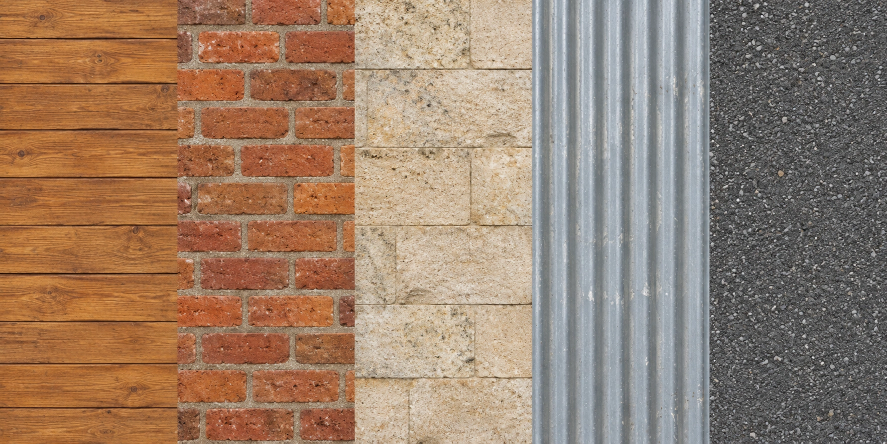
#> input picture tools/tower-assets/source-materials.webp, 1774 x 887 px (shown at 1/2 size)
$ python generate_materials.py
#> lines starting #> are read from the running program, lines starting #| are printed output that depends on the picture
"""Deterministic Tower Rush materials. Python builds assets; WebGL renders play."""
from pathlib import Path
from PIL import Image, ImageDraw, ImageFilter, ImageOps
import math
import random
import json

OUT = Path(__file__).resolve().parents[2] / "artifacts/3d-game/public/media/tower-rush/materials"
OUT.mkdir(parents=True, exist_ok=True)
SIZE = 256
rng = random.Random(777)
source = Path(__file__).with_name("source-materials.webp")
atlas = Image.open(source).convert("RGB") if source.exists() else None
#> atlas is the input picture: PIL image 1774x887 RGB; mean R, G, B 153.5, 127.7, 107.5
for kind in ("wood", "brick", "stone", "metal", "ground"):
    heights = []
    for y in range(SIZE):
        row = []
        for x in range(SIZE):
            grain = rng.gauss(0, 4)
            if kind == "wood":
                seam = y % 51
                wave = math.sin(x * .09 + math.sin(y * .035) * 4) * 6
                fine = math.sin(x * .65 + math.sin(y * .05) * 8) * 2
                v = 150 + wave + fine + grain if seam > 3 else 60 + seam * 14
            elif kind == "brick":
                seam = y % 43 < 4 or (x + (y // 43 % 2) * 43) % 86 < 4
                v = 78 + grain if seam else 157 + math.sin(x // 86 * 19 + y // 43 * 8) * 14 + grain * 1.8
            elif kind == "stone":
                seam = y % 64 < 2 or (x + (y // 64 % 2) * 64) % 128 < 2
                v = 90 if seam else 160 + math.sin(x * .045 + y * .028) * 9 + grain * 1.4
            elif kind == "metal":
                v = 146 + math.sin(x * math.pi / 16) * 22 + grain * .35
            else:
                v = 130 + grain * 3
            row.append(max(0, min(255, int(v))))
        heights.append(row)
    height = Image.new("L", (SIZE, SIZE))
    height.putdata([v for row in heights for v in row])
    albedo = Image.new("RGB", (SIZE, SIZE))
    albedo.putdata([(max(50, min(245, int(v * .55 + 130))),) * 3 for row in heights for v in row])
    if atlas:
        index = ("wood", "brick", "stone", "metal", "ground").index(kind)
        panel = atlas.crop((round(index * atlas.width / 5), 0, round((index + 1) * atlas.width / 5), atlas.height))
        albedo = ImageOps.fit(panel, (SIZE, SIZE), Image.Resampling.LANCZOS)
        # Derive detail from the same image so pores and seams stay aligned.
        height = ImageOps.grayscale(albedo)
    albedo.save(OUT / f"{kind}-color.webp", quality=88)
    smooth = height.filter(ImageFilter.GaussianBlur(.5))
    px = smooth.load()
    normal = Image.new("RGB", (SIZE, SIZE))
    normals = []
    for y in range(SIZE):
        for x in range(SIZE):
            dx = (px[(x + 1) % SIZE, y] - px[(x - 1) % SIZE, y]) / 95
            dy = (px[x, (y + 1) % SIZE] - px[x, (y - 1) % SIZE]) / 95
            length = math.sqrt(dx * dx + dy * dy + 1)
            normals.append((int(127.5 - dx / length * 127), int(127.5 + dy / length * 127), int(127.5 + 127 / length)))
    normal.putdata(normals)
    normal.save(OUT / f"{kind}-normal.png", optimize=True)
    roughness = height.point(lambda v: max(95, min(245, (190 if kind == "metal" else 225) - v // 6)))
    roughness.save(OUT / f"{kind}-roughness.webp", lossless=True)
#> this loop made 5 passes
#> pass 1, `albedo = ImageOps.fit(panel, (SIZE, SIZE), Image.Resampling.LANCZOS)`:
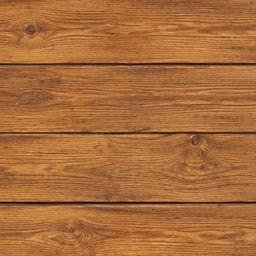
#> albedo: PIL image 256x256 RGB; mean R, G, B 169.3, 108.3, 59
#> after the loop:
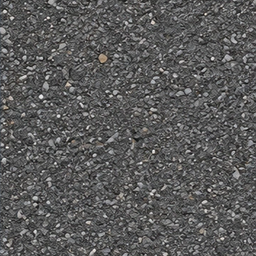
#> albedo: PIL image 256x256 RGB; mean R, G, B 90.4, 90, 89.7
#> after the loop:
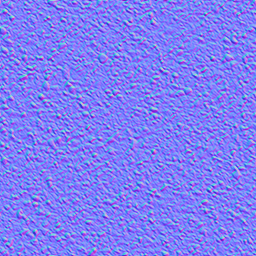
#> normal: PIL image 256x256 RGB; mean R, G, B 127.1, 126.9, 244.1
#> after the loop:
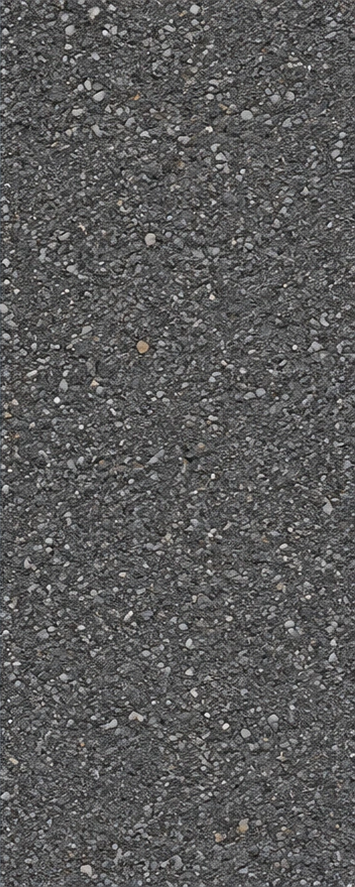
#> panel: PIL image 355x887 RGB; mean R, G, B 90.3, 89.9, 89.7
#> after the loop:
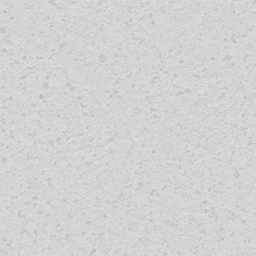
#> roughness: PIL image 256x256 L; min 183, max 224, mean 210.4

dust = Image.new("RGBA", (64, 64))
#> dust: PIL image 64x64 RGBA; every value is 0
dust.putdata([(228, 211, 177, int(100 * math.exp(-(((x-31.5)/15)**2 + ((y-31.5)/15)**2)))) for y in range(64) for x in range(64)])
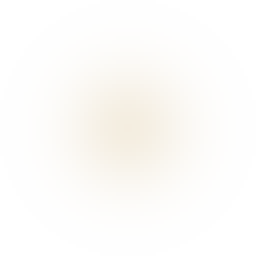
#> dust: PIL image 64x64 RGBA (shown 4 times larger); mean R, G, B, A 228, 211, 177, 16.7; transparent parts drawn white
dust.save(OUT / "dust.png", optimize=True)
clock = Image.new("RGB", (256, 256), "#eddfbd")
d = ImageDraw.Draw(clock)
d.ellipse((4, 4, 252, 252), outline="#856c43", width=7)
for n in range(60):
    angle = n * math.tau / 60 - math.pi / 2
    r = 100 if n % 5 == 0 else 110
    d.line((128 + math.cos(angle)*r, 128 + math.sin(angle)*r, 128 + math.cos(angle)*118, 128 + math.sin(angle)*118), fill="#3d403d", width=5 if n % 5 == 0 else 2)
d.line((128, 65, 128, 128, 175, 151), fill="#333d3f", width=8)
d.ellipse((119, 119, 137, 137), fill="#937347")
clock.save(OUT / "clock-face.webp", quality=92)
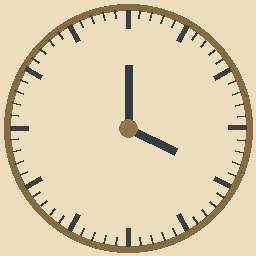
#> saved as clock-face.webp: PIL image 256x256 RGB; mean R, G, B 221.1, 207, 173.7
(OUT / "manifest.json").write_text(json.dumps({"generator": "tools/tower-assets/generate_materials.py", "source": "built-in imagegen atlas" if atlas else "procedural", "seed": 777, "size": SIZE, "materials": ["wood", "brick", "stone", "metal", "ground"], "maps": ["color", "normal", "roughness"]}, indent=2))
#> (the run stopped early here; a loop or call above may not have finished)

$ run again, with tools/tower-assets/source-facades-v3.webp copied over tools/tower-assets/source-materials.webp
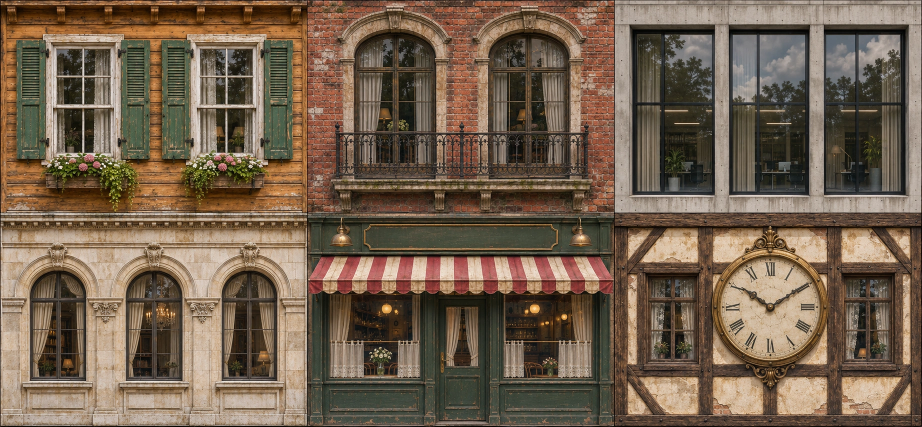
#> input picture tools/tower-assets/source-facades-v3.webp, 1843 x 853 px (shown at 1/2 size)
#> atlas is the input picture: PIL image 1843x853 RGB; mean R, G, B 115.8, 97.2, 78.4
#> after the loop `for kind in ("wood", "brick", "stone", "metal", "ground"):`:
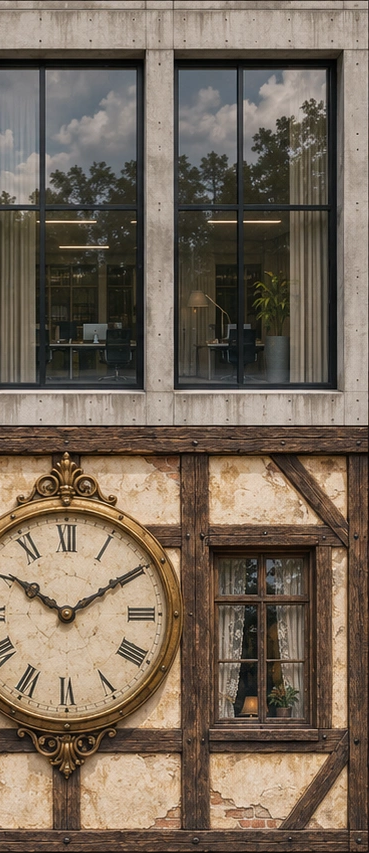
#> panel: PIL image 369x853 RGB; mean R, G, B 118.8, 104.3, 89.3
#> after the loop `for kind in ("wood", "brick", "stone", "metal", "ground"):`:
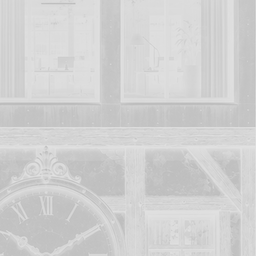
#> roughness: PIL image 256x256 L; min 187, max 225, mean 208.6
